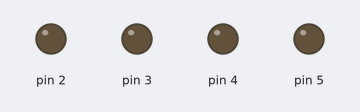
Bench run of a sketch on a simulated Arduino Uno, built with avr-gcc and run on an emulated ATmega328P. Parts: output pins drawn as LEDs (lit = HIGH).

Above: at 0.2 s.
At 1.2 s:
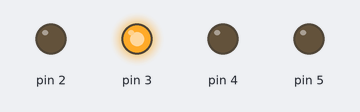
At 1.7 s:
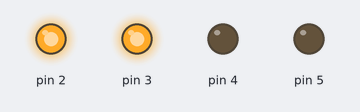
At 2.7 s:
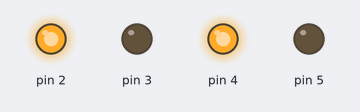
At 4.2 s:
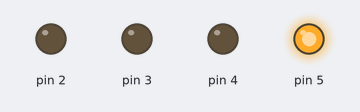
At 5.7 s:
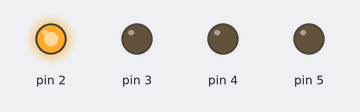
Timing chart, 0 to 6.5 s (numbered marks = the images above):
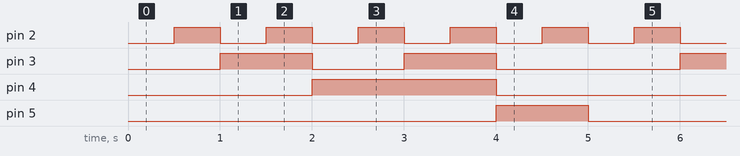

Measured:
- by itself, pin 2: alternates HIGH for 0.50 s and LOW for 0.50 s
- by itself, pin 3: repeats every 5.0 s: LOW 1.0 s, HIGH 1.0 s, LOW 2.0 s, HIGH 1.0 s
- by itself, pin 4: alternates HIGH for 2.0 s and LOW for 3.0 s
- by itself, pin 5: alternates HIGH for 1.0 s and LOW for 4.0 s

The sketch:

7447.ino
```cpp
void disp_7447(int D,int C,int B,int A)
{
  digitalWrite(2,A);
  digitalWrite(3,B);
  digitalWrite(4,C);
  digitalWrite(5,D);
}
void setup()
{
  pinMode(2,OUTPUT);
  pinMode(3,OUTPUT);
  pinMode(4,OUTPUT);
  pinMode(5,OUTPUT);
}

void loop()
{
  disp_7447(0,0,0,0);
  delay(500);
  disp_7447(0,0,0,1);
  delay(500);
  disp_7447(0,0,1,0);
  delay(500);
  disp_7447(0,0,1,1);
  delay(500);
  disp_7447(0,1,0,0);
  delay(500);
  disp_7447(0,1,0,1);
  delay(500);
  disp_7447(0,1,1,0);
  delay(500);
  disp_7447(0,1,1,1);
  delay(500);
  disp_7447(1,0,0,0);
  delay(500);
  disp_7447(1,0,0,1);
  delay(500);
}
```
